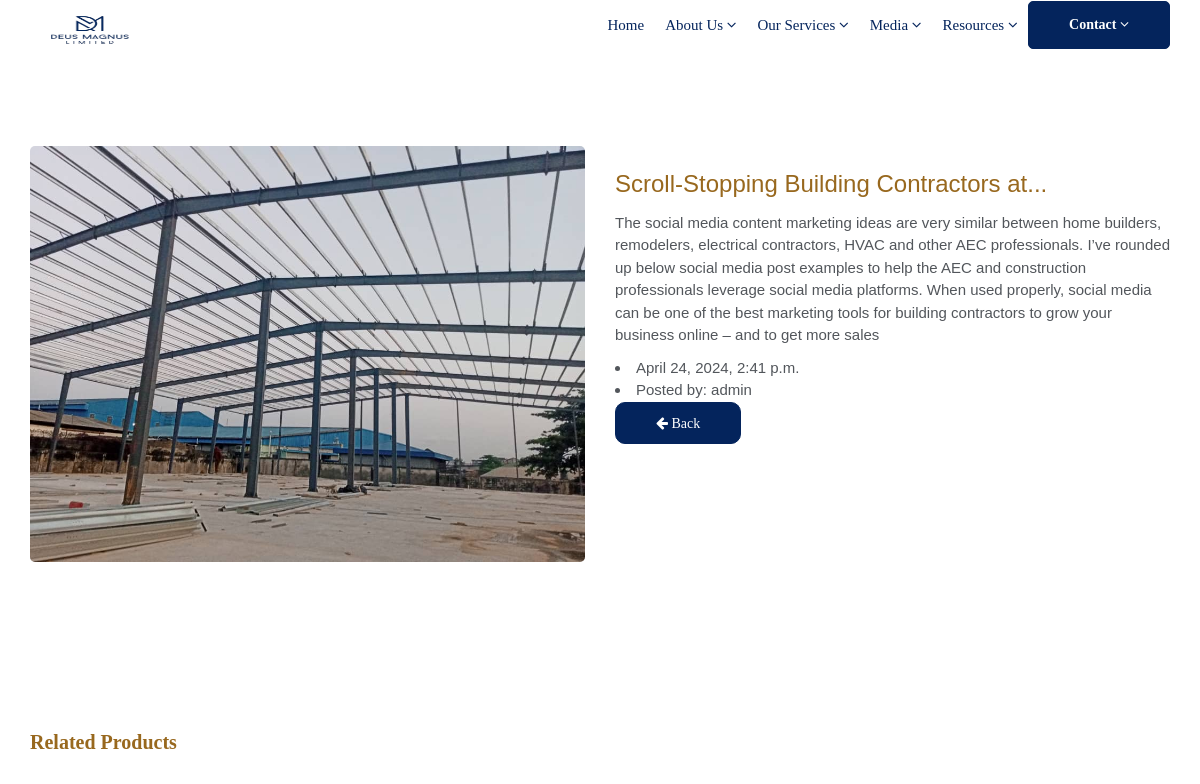
Page /article3/4/ (upper part) on the earlier database version.
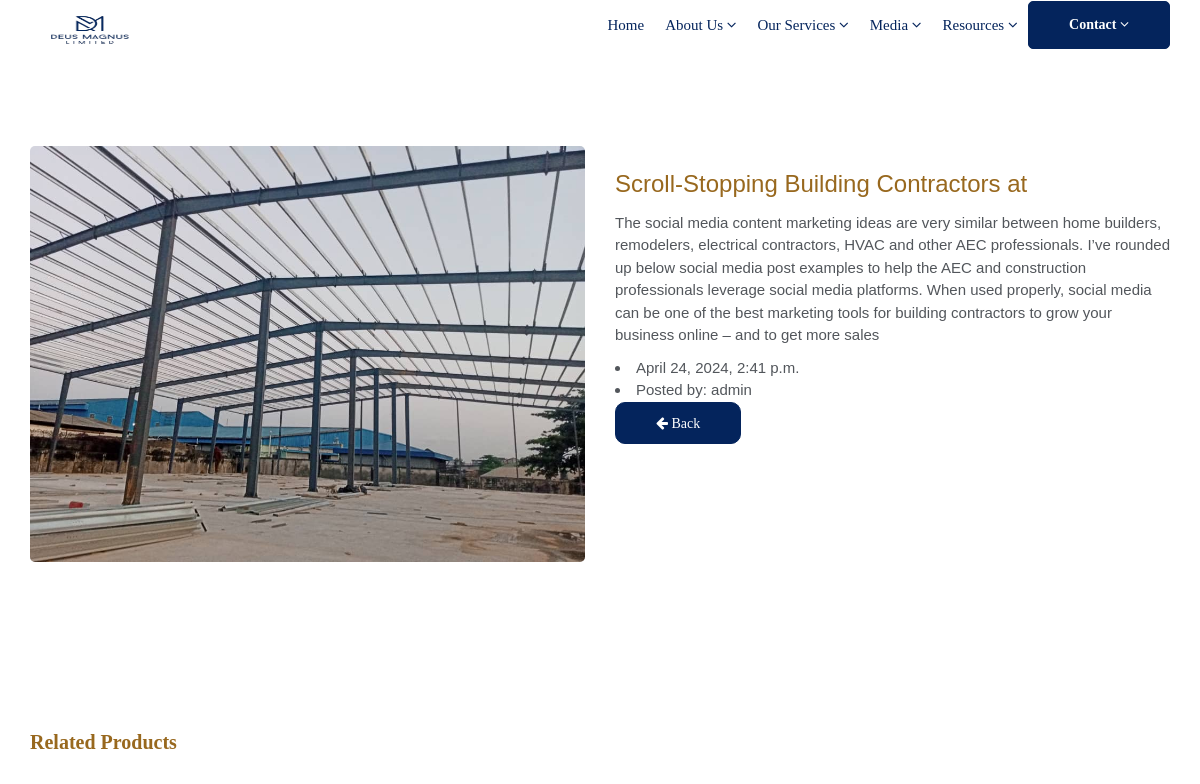
Same page on the later database version.
### deus_magnus/models.py (models this page shows, shortened)
class LastDeusMagnusMainPicturePost(models.Model):
    last_deus_magnus_title = models.CharField(max_length=255, blank=True, null=True)
    last_deus_magnus_description = models.TextField()
    last_deus_magnus_slug = models.SlugField (max_length=255,blank=True, null=True)
    last_deus_magnus_image = models.ImageField(upload_to='images2/')
    last_deus_magnus_publish_date = models.DateTimeField (auto_now_add= True)
    last_deus_magnus_author = models.ForeignKey(User, on_delete=models.CASCADE)
    class Meta:
        ordering =['last_deus_magnus_publish_date']

### deus_magnus/views.py (the view, shortened to what this page needs)
# urls.py: path('article3/<int:pk>/', LastConstructionDetailViewArticleDetailView.as_view(), name="last_detail"),
class LastConstructionDetailViewArticleDetailView(DetailView):
    model = LastDeusMagnusMainPicturePost
    template_name = 'deus_magnus/last_article_detail.html'
    context_object_name = 'last_construction'
    def get_context_data(self, **kwargs):
        context = super().get_context_data(**kwargs)
        context['subs_2'] = SubPicture_2.objects.all()
        return context

### templates/deus_magnus/last_article_detail.html (shortened to what this page needs)
{% extends "base.html" %}
{% load static %}
{% block content %}
<br><br><br>
<section class="section">
    <div class="container">
        <div class=" ">
            <div class="row">
                <div class="col-md-6 shop-media">
                    <div class="row">
                        <div class="col-md-12">
                            <div class="image-wrap entry">
                                {% if last_construction.last_deus_magnus_image %}
                                <img src="{{ last_construction.last_deus_magnus_image.url }}" style="border-radius:5px;" alt="" class="img-responsive">
                                {% endif %}
                            </div>
                        </div>
                    </div>
                </div>
                <div class="col-md-6">
                    <div class="shop-desc">
                        <h3 style="color: #98681e;">{{ last_construction.last_deus_magnus_title }}</h3>
                        <p>{{ last_construction.last_deus_magnus_description }}</p>
                                <li>{{ last_construction.last_deus_magnus_publish_date }}</li>
                                <li>Posted by: {{ last_construction.last_deus_magnus_author }}</li>
                            <div class="btn-wrapper">
                                <a href=""onclick="history.back(); return false;" class="btn btn-primary"style="border-radius: 10px;"><i class="fa fa-arrow-left"> Back </i></a>
                            </div>
                        </div>
                    </div>
                </div>
            </div>
            <div class="related-products">
                <div class="text-widget">
                    <h3 style="color: #98681e;">Related Products</h3>
                </div>
                <div class="row blog-grid shop-grid">
                    {% for sub_2 in subs_2 %}
                </div>
                {% endfor %}
{% endblock %}

Differences in the rows shown:
changed LastDeusMagnusMainPicturePost "admin": last_deus_magnus_title "Scroll-Stopping Building Contractors at..." → "Scroll-Stopping Building Contractors at"
